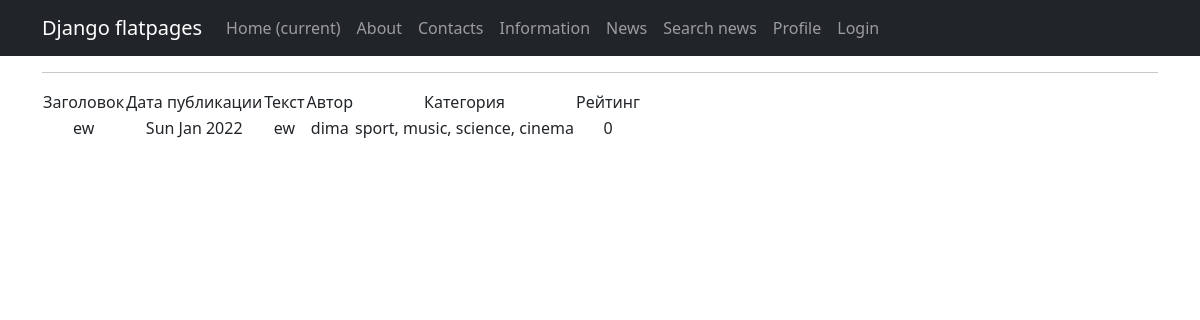
The page /news/31/ on the database its author committed.
### news_portal/models.py (models this page shows, shortened)
class Post(models.Model):
    author = models.ForeignKey(Author, on_delete=models.CASCADE)
    category = models.ManyToManyField(Category, through='PostCategory')
    article = 'article'
    news = 'news'
    list1 = [(article, 'Статья'), (news, 'Новость')]
    form = models.CharField(choices=list1, default=news, max_length=7)
    publication_date_and_time = models.DateTimeField(auto_now_add=True)
    headline = models.CharField(max_length=128)
    text = models.TextField()
    rating = models.IntegerField(default=0)
    def get_category_names(self):
        result = []
        for category in self.category.all():
            result.append(category.name)
        return ', '.join(result)

class Author(models.Model):
    user = models.OneToOneField(User, on_delete=models.CASCADE)
    rating = models.IntegerField(default=0)

class Category(models.Model):
    name = models.CharField(max_length=128, unique=True)

### news_portal/views.py (the view)
# urls.py: path('<int:pk>/', PostDetailView.as_view(), name='post_detail'),  # pk — это первичный ключ товара, который будет выводиться у нас в шаблон
class PostDetailView(DetailView):
    model = Post
    template_name = 'item.html'
    context_object_name = 'item'
    queryset = Post.objects.all()

### news_portal/templatetags/custom_filters.py (called while the page is built)
@register.filter(name='censor')
def censor(value):
    list_of_bad_words = ['suka', 'blyat', 'debil', 'blya']
    for bad_word in list_of_bad_words:
        while True:
            if bad_word in value:
                value = value.replace(bad_word, '*' * len(bad_word))
            else:
                break
    return value

### project/templates/item.html (shortened to what this page needs)
{% extends 'flatpages/default.html' %}
{% load custom_filters %}
{% block content %}
    <hr>
    {% if item %}
        <table>
            <tr>
                <td>
                    Заголовок
                </td>
                <td>
                    Дата публикации
                </td>
                <td>
                    Текст
                </td>
                <td>
                    Автор
                </td>
                <td>
                    Категория
                </td>
                <td>
                    Рейтинг
                </td>
            </tr>
            <tr>
                <td>
                    {{ item.headline|censor }}
                </td>
                <td>
                    {{ item.publication_date_and_time|date:'D M Y' }}
                </td>
                <td>
                    {{ item.text|censor }}
                </td>
                <td>
                    {{ item.author.user.username }}
                </td>
                <td>
                    {{ item.get_category_names }}
                </td>
                <td>
                    {{ item.rating }}
                </td>
            </tr>
        </table>
    {% else %}
        <h2>Такой новости нет!</h2>
    {% endif %}
{% endblock content %}

### rows shown on the page
Post: headline|censor "ew", publication_date_and_time "Sun Jan 2022", text|censor "ew", author.user.username "dima", get_category_names "sport, music, science, cinema", rating "0"
